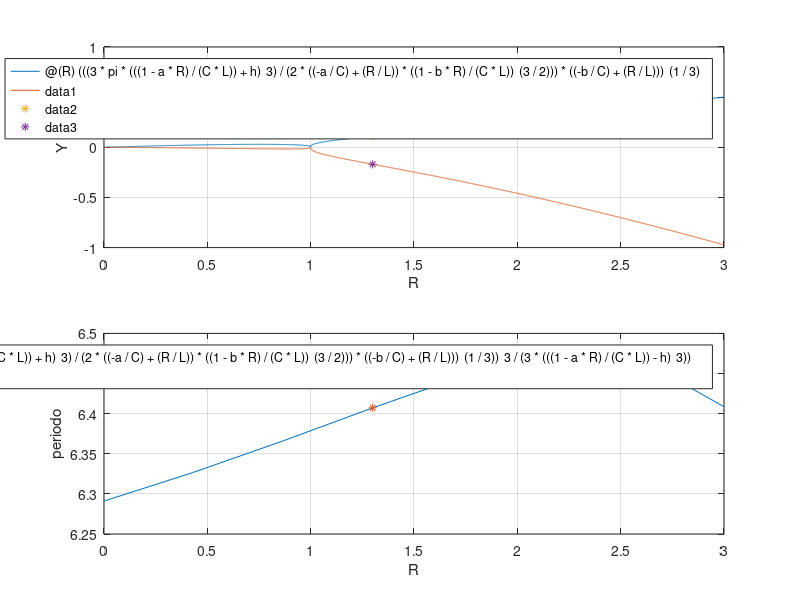

Write MATLAB code to recreate this figure.
% Ejemplo 4

% Valores del circuito
a = 0.2;  R = 1.3;      
b = 0.01; L = 10;
h = -1;   C = 0.1;

% dc = (1-a*R)/(C*L)    % c: Central,  Derecha
% de = (1-b*R)/(C*L)    % e: Exterior, Izquierda
% tc = (-a/C)+(R/L)
% te = (-b/C)+(R/L)
% as = dc + h

Y0 = @(R)  (((3*pi*(((1-a*R)/(C*L))+h)^3)/(2*((-a/C)+(R/L))*((1-b*R)/(C*L))^(3/2)))*((-b/C)+(R/L)))^(1/3);

Y1 = @(R) (-((((3*pi*(((1-a*R)/(C*L))+h)^3)/(2*((-a/C)+(R/L))*((1-b*R)/(C*L))^(3/2)))*((-b/C)+(R/L)))^(1/3)))-(((2*((-a/C)+(R/L)))/(3*(h+((1-a*R)/(C*L))))))*(((((3*pi*(((1-a*R)/(C*L))+h)^3)/(2*((-a/C)+(R/L))*((1-b*R)/(C*L))^(3/2)))*((-b/C)+(R/L)))^(1/3)))^2;

periodo = @(R) (4*pi/(((1-b*R)/(C*L))*sqrt((4*((1-b*R)/(C*L)))-(((-b/C)+(R/L))^2)))) + (2*(((1-a*R)/(C*L))-((1-b*R)/(C*L))-(2*((-a/C)+(R/L))^2)+(((-a/C)+(R/L))*((-b/C)+(R/L)))+((-b/C)+(R/L))^2)*((((3*pi*(((1-a*R)/(C*L))+h)^3)/(2*((-a/C)+(R/L))*((1-b*R)/(C*L))^(3/2)))*((-b/C)+(R/L)))^(1/3))^3/(3*(((1-a*R)/(C*L))-h)^3));

disp('Condiciones que deben cumplirse');
disp('de > 0, te > 0(para R > 1), a < 0, tc < 0');
de = (1-b*R)/(C*L)
te = (-b/C)+(R/L)
as = ((1-a*R)/(C*L)) + h
tc = (-a/C)+(R/L)

disp('Puntos y periodo');
Y0_punto = Y0(R)
Y1_punto = Y1(R)
periodo_punto = periodo(R)

subplot(2,1,1); fplot(Y0,[0 3]);hold on; fplot(Y1,[0 3]);
hold on; plot(R,Y0_punto,'*'); plot(R,Y1_punto,'*');
xlabel('R'); ylabel('Y'); grid on; shg; subplot(2,1,2);
fplot(periodo,[0 3]); hold on; plot(R,periodo_punto,'*');
xlabel('R'); ylabel('periodo'); grid on; shg;